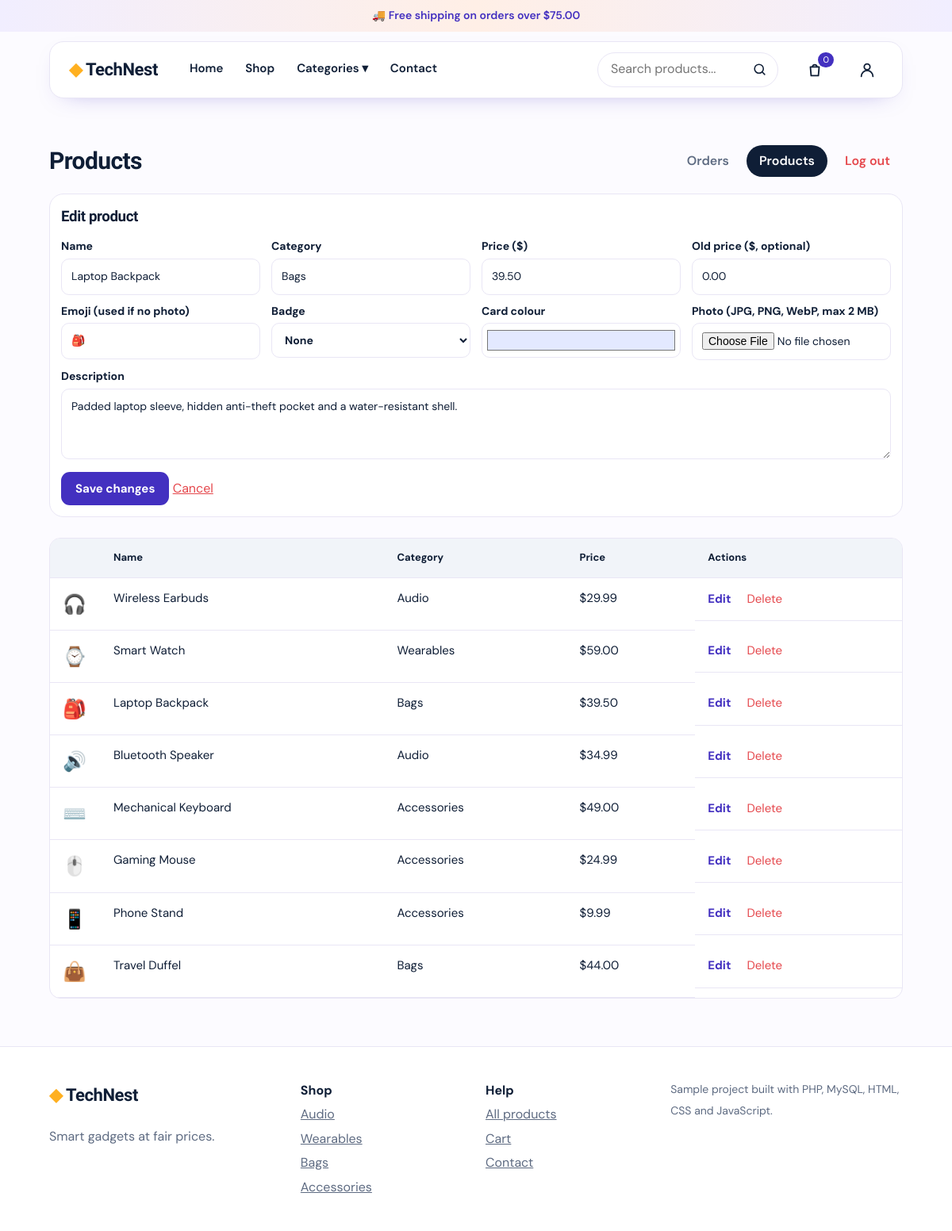
Page /admin_products.php?edit=3 (signed in) on the committed database.
### tables this page shows
CREATE TABLE IF NOT EXISTS products (
  id INT PRIMARY KEY AUTO_INCREMENT, name VARCHAR(120) NOT NULL, price DECIMAL(8,2) NOT NULL,
  old_price DECIMAL(8,2) NOT NULL DEFAULT 0, cat VARCHAR(60) NOT NULL, emoji VARCHAR(16), image VARCHAR(255) DEFAULT NULL,
  rating DECIMAL(2,1) DEFAULT 4.5, reviews INT DEFAULT 0, badge VARCHAR(30) DEFAULT '',
  bg VARCHAR(9) DEFAULT '#EEF2F7', description TEXT
);

### admin_products.php (the view, shortened to what this page needs)
<?php
require_once 'data.php';
$err = ''; $edit = null; $badges = ['', 'Sale', 'New', 'Best seller'];
if (!$edit && isset($_GET['edit'])) {
  $st = $pdo->prepare('SELECT * FROM products WHERE id = ?'); $st->execute([(int)$_GET['edit']]); $edit = $st->fetch() ?: null;
}
$rows = $pdo->query('SELECT * FROM products ORDER BY id')->fetchAll();
include 'header.php'; $tab = 'products'; ?>
<main class="wrap">
  <?php include 'admin_nav.php'; ?>
  <form class="card pform" method="post" enctype="multipart/form-data" id="top">
    <h3><?= $edit && $edit['id'] ? 'Edit product' : 'Add a product' ?></h3>
    <div class="fg">
      <label>Name<input name="name" required value="<?= e($edit['name'] ?? '') ?>"></label>
      <label>Category<input name="cat" required value="<?= e($edit['cat'] ?? '') ?>"></label>
      <label>Price ($)<input name="price" type="number" step="0.01" min="0" required value="<?= e($edit['price'] ?? '') ?>"></label>
      <label>Old price ($, optional)<input name="old_price" type="number" step="0.01" min="0" value="<?= e(($edit['old_price'] ?? 0) ?: '') ?>"></label>
      <label>Emoji (used if no photo)<input name="emoji" maxlength="8" value="<?= e($edit['emoji'] ?? '📦') ?>"></label>
      <label>Badge<select name="badge"><?php foreach ($badges as $b): ?><option value="<?= e($b) ?>" <?= ($edit['badge'] ?? '') === $b ? 'selected' : '' ?>><?= $b ?: 'None' ?></option><?php endforeach; ?></select></label>
      <label>Card colour<input name="bg" type="color" value="<?= e($edit['bg'] ?? '#EEF2F7') ?>"></label>
      <label>Photo (JPG, PNG, WebP, max 2 MB)<input name="image" type="file" accept="image/jpeg,image/png,image/webp"></label>
    </div>
    <label>Description<textarea name="description" rows="3"><?= e($edit['description'] ?? '') ?></textarea></label>
    <button class="btn"><?= $edit && $edit['id'] ? 'Save changes' : 'Add product' ?></button>
    <?php if ($edit): ?> <a class="link" href="admin_products.php">Cancel</a><?php endif; ?>
  </form>
  <div class="tablewrap"><table>
    <tr><th></th><th>Name</th><th>Category</th><th>Price</th><th>Actions</th></tr>
    <?php foreach ($rows as $r): ?><tr>
      <td class="thumb"><?= pic($r) ?></td><td><?= e($r['name']) ?></td><td><?= e($r['cat']) ?></td><td><?= money($r['price']) ?></td>
      <td class="acts"><a href="?edit=<?= $r['id'] ?>#top">Edit</a>
        <form method="post" onsubmit="return confirm('Delete this product?')"><button class="link">Delete</button></form></td>
    </tr><?php endforeach; ?>
  </table></div>
</main>
<?php include 'footer.php'; ?>

### data.php (shortened to what this page needs)
<?php
function e($s){ return htmlspecialchars((string)$s, ENT_QUOTES, 'UTF-8'); }
function money($n){ return '$'.number_format($n,2); }
function pic($p){ return !empty($p['image']) ? '<img src="uploads/'.e($p['image']).'" alt="'.e($p['name']).'" loading="lazy">' : e($p['emoji']); }

### style.css (style rules this page uses)
:root { --bg:#F7F8FB;--card:#fff;--ink:#0F1E36;--mute:#5E6B82;--line:#E2E7F0;--brand:#0B6E6E;--brand2:#095858;--amber:#FFB020;--red:#E5484D }
* { box-sizing:border-box }
html { scroll-behavior:smooth }
body { margin:0;background:var(--bg);color:var(--ink);font:16px/1.55 'DM Sans',system-ui,sans-serif }
h1,h2,h3,.logo { font-family:'Sora',system-ui,sans-serif;letter-spacing:-.02em }
a { color:inherit }
.wrap { max-width:1120px;margin:0 auto;padding:0 22px }
.btn { background:var(--brand);color:#fff;border:0;border-radius:11px;padding:11px 18px;font:700 15px 'DM Sans',sans-serif;cursor:pointer;text-decoration:none;display:inline-block;transition:background .2s }
select,input,textarea { padding:11px 12px;border:1px solid var(--line);border-radius:10px;font:inherit;background:#fff;color:var(--ink) }
.card { background:var(--card);border:1px solid var(--line);border-radius:18px;padding:14px;transition:transform .2s,box-shadow .2s }
.link { background:none;border:0;color:var(--red);cursor:pointer;font:inherit }
label { display:block;font-weight:700;font-size:14px;margin-bottom:10px }
label input,label textarea { width:100%;margin-top:4px;font-weight:400 }
.product h3 a,.card h3 { text-decoration:none }
.tablewrap { overflow-x:auto;background:#fff;border:1px solid var(--line);border-radius:14px;margin-bottom:60px }
table { width:100%;border-collapse:collapse }
th,td { text-align:left;padding:14px 16px;border-bottom:1px solid var(--line);vertical-align:top;font-size:15px }
th { background:#F1F4F9;font-size:13px }
.pform { margin:18px 0 26px }
.pform h3 { margin:0 0 12px }
.fg { display:grid;grid-template-columns:repeat(auto-fit,minmax(200px,1fr));gap:0 14px }
.pform select,.pform input[type=color] { width:100%;margin-top:4px }
.pform input[type=color] { height:44px;padding:4px }
.acts { display:flex;gap:14px;align-items:center }
.acts form { margin:0 }
.acts a { color:var(--brand);font-weight:700;text-decoration:none }
.thumb { font-size:24px;width:64px }
:root { --bg:#FCFBFF;--brand:#4330C0;--brand2:#33229A;--soft:#F1EEFF;--line:#E9E6F5 }

### rows in the picture
products: name "Laptop Backpack", cat "Bags", price "39.50", old_price "0.00", emoji "🎒", badge "None", bg "#e3e9ff", description "Padded laptop sleeve, hidden anti-theft pocket and a water-resistant shell.", price "$39.50"
products: emoji "🎧", name "Wireless Earbuds", cat "Audio", price "$29.99"
products: emoji "⌚", name "Smart Watch", cat "Wearables", price "$59.00"
products: emoji "🔊", name "Bluetooth Speaker", cat "Audio", price "$34.99"
products: emoji "⌨️", name "Mechanical Keyboard", cat "Accessories", price "$49.00"
products: emoji "🖱️", name "Gaming Mouse", cat "Accessories", price "$24.99"
products: emoji "📱", name "Phone Stand", cat "Accessories", price "$9.99"
products: emoji "👜", name "Travel Duffel", cat "Bags", price "$44.00"

### other values in the picture
money(FREE_SHIP) "$75.00"
cart_count() "0"
$c "Audio"
$c "Wearables"
$c "Bags"
$c "Accessories"
